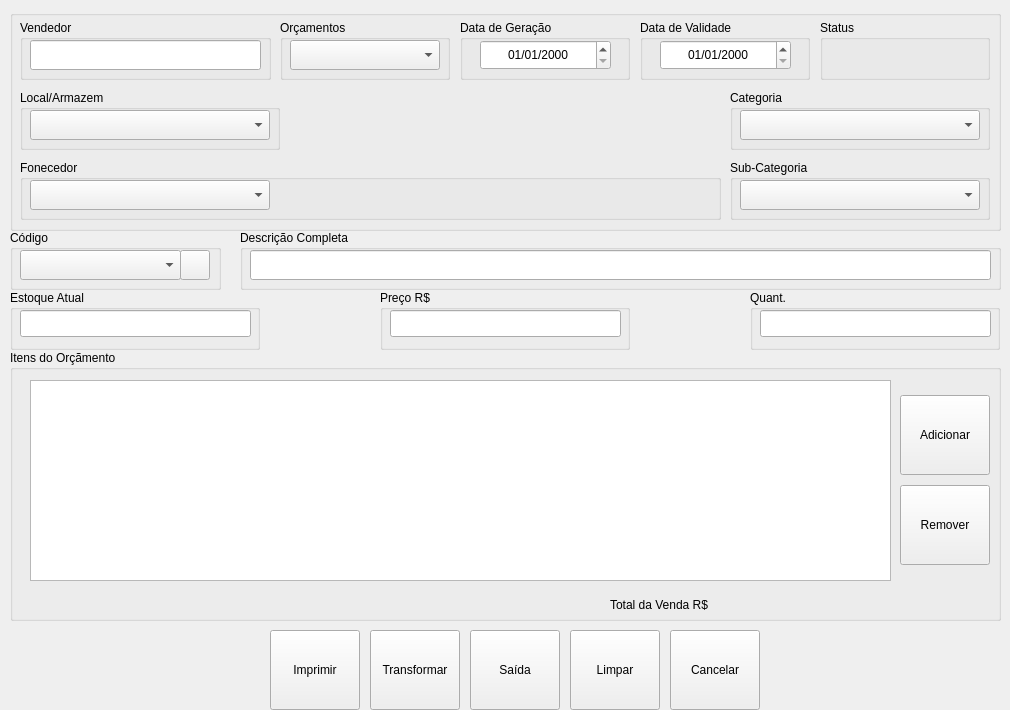
<?xml version="1.0" encoding="UTF-8"?>
<ui version="4.0">
 <class>MngFormQuote</class>
 <widget class="QDialog" name="MngFormQuote">
  <property name="geometry">
   <rect>
    <x>0</x>
    <y>0</y>
    <width>1010</width>
    <height>710</height>
   </rect>
  </property>
  <property name="windowTitle">
   <string>MngFormQuote</string>
  </property>
  <widget class="QToolButton" name="TButtonPrint">
   <property name="geometry">
    <rect>
     <x>270</x>
     <y>630</y>
     <width>90</width>
     <height>80</height>
    </rect>
   </property>
   <property name="toolTip">
    <string>Finalizar e Imprimir a Reserva de Vendas...</string>
   </property>
   <property name="text">
    <string>Imprimir</string>
   </property>
   <property name="icon">
    <iconset resource="../images.qrc">
     <normaloff>:/images/PNG/128x128/print.png</normaloff>:/images/PNG/128x128/print.png</iconset>
   </property>
   <property name="iconSize">
    <size>
     <width>48</width>
     <height>48</height>
    </size>
   </property>
   <property name="toolButtonStyle">
    <enum>Qt::ToolButtonTextUnderIcon</enum>
   </property>
  </widget>
  <widget class="QToolButton" name="TButtonCleanForm">
   <property name="geometry">
    <rect>
     <x>570</x>
     <y>630</y>
     <width>90</width>
     <height>80</height>
    </rect>
   </property>
   <property name="toolTip">
    <string>Limpa o Formulário para Preencher Novamente...</string>
   </property>
   <property name="text">
    <string>Limpar</string>
   </property>
   <property name="icon">
    <iconset resource="../images.qrc">
     <normaloff>:/images/PNG/48x48/Rebuild-48x48.png</normaloff>:/images/PNG/48x48/Rebuild-48x48.png</iconset>
   </property>
   <property name="iconSize">
    <size>
     <width>48</width>
     <height>48</height>
    </size>
   </property>
   <property name="toolButtonStyle">
    <enum>Qt::ToolButtonTextUnderIcon</enum>
   </property>
  </widget>
  <widget class="QGroupBox" name="GBoxProductQuantity">
   <property name="geometry">
    <rect>
     <x>750</x>
     <y>290</y>
     <width>250</width>
     <height>60</height>
    </rect>
   </property>
   <property name="title">
    <string>Quant.</string>
   </property>
   <widget class="QLineEdit" name="LEditProductQuantity">
    <property name="geometry">
     <rect>
      <x>10</x>
      <y>20</y>
      <width>231</width>
      <height>27</height>
     </rect>
    </property>
    <property name="toolTip">
     <string>Informar a Quantidade para Venda...</string>
    </property>
    <property name="alignment">
     <set>Qt::AlignCenter</set>
    </property>
   </widget>
  </widget>
  <widget class="QGroupBox" name="GBoxLocalFilter">
   <property name="geometry">
    <rect>
     <x>10</x>
     <y>10</y>
     <width>991</width>
     <height>221</height>
    </rect>
   </property>
   <property name="title">
    <string/>
   </property>
   <widget class="QGroupBox" name="GBoxLocalSite">
    <property name="geometry">
     <rect>
      <x>10</x>
      <y>80</y>
      <width>260</width>
      <height>60</height>
     </rect>
    </property>
    <property name="title">
     <string>Local/Armazem</string>
    </property>
    <widget class="QComboBox" name="CBoxLocalSite">
     <property name="geometry">
      <rect>
       <x>10</x>
       <y>20</y>
       <width>240</width>
       <height>30</height>
      </rect>
     </property>
     <property name="toolTip">
      <string>Selecionar o Local/Deposito de Armazenamento do Produto...</string>
     </property>
    </widget>
   </widget>
   <widget class="QGroupBox" name="GBoxSupplier">
    <property name="geometry">
     <rect>
      <x>10</x>
      <y>150</y>
      <width>701</width>
      <height>60</height>
     </rect>
    </property>
    <property name="title">
     <string>Fonecedor</string>
    </property>
    <widget class="QComboBox" name="CBoxSupplier">
     <property name="geometry">
      <rect>
       <x>10</x>
       <y>20</y>
       <width>240</width>
       <height>30</height>
      </rect>
     </property>
     <property name="toolTip">
      <string>Selecionar o Fornecedor do Produto...</string>
     </property>
    </widget>
   </widget>
   <widget class="QGroupBox" name="GBoxProductCategory">
    <property name="geometry">
     <rect>
      <x>720</x>
      <y>80</y>
      <width>260</width>
      <height>60</height>
     </rect>
    </property>
    <property name="title">
     <string>Categoria</string>
    </property>
    <widget class="QComboBox" name="CBoxProductCategory">
     <property name="geometry">
      <rect>
       <x>10</x>
       <y>20</y>
       <width>240</width>
       <height>30</height>
      </rect>
     </property>
     <property name="toolTip">
      <string>Selecionar a Categoria do Produto...</string>
     </property>
    </widget>
   </widget>
   <widget class="QGroupBox" name="GBoxProductSubCategory">
    <property name="geometry">
     <rect>
      <x>720</x>
      <y>150</y>
      <width>260</width>
      <height>60</height>
     </rect>
    </property>
    <property name="title">
     <string>Sub-Categoria</string>
    </property>
    <widget class="QComboBox" name="CBoxProductSubCategory">
     <property name="geometry">
      <rect>
       <x>10</x>
       <y>20</y>
       <width>240</width>
       <height>30</height>
      </rect>
     </property>
     <property name="toolTip">
      <string>Selecionar a Sub-Categoria do Produto...</string>
     </property>
    </widget>
   </widget>
   <widget class="QGroupBox" name="GBoxUser">
    <property name="geometry">
     <rect>
      <x>10</x>
      <y>10</y>
      <width>251</width>
      <height>60</height>
     </rect>
    </property>
    <property name="title">
     <string>Vendedor</string>
    </property>
    <widget class="QLineEdit" name="LEditUserSale">
     <property name="geometry">
      <rect>
       <x>10</x>
       <y>20</y>
       <width>231</width>
       <height>30</height>
      </rect>
     </property>
     <property name="toolTip">
      <string>Usuário de Vendas...</string>
     </property>
     <property name="alignment">
      <set>Qt::AlignCenter</set>
     </property>
    </widget>
   </widget>
   <widget class="QGroupBox" name="GBoxQuotes">
    <property name="geometry">
     <rect>
      <x>270</x>
      <y>10</y>
      <width>170</width>
      <height>60</height>
     </rect>
    </property>
    <property name="title">
     <string>Orçamentos</string>
    </property>
    <widget class="QComboBox" name="CBoxQuotes">
     <property name="geometry">
      <rect>
       <x>10</x>
       <y>20</y>
       <width>150</width>
       <height>30</height>
      </rect>
     </property>
     <property name="toolTip">
      <string>Orçamentos Diários do Vendedor...</string>
     </property>
    </widget>
   </widget>
   <widget class="QGroupBox" name="GBoxGenerationDate">
    <property name="geometry">
     <rect>
      <x>450</x>
      <y>10</y>
      <width>170</width>
      <height>60</height>
     </rect>
    </property>
    <property name="title">
     <string>Data de Geração</string>
    </property>
    <widget class="QDateEdit" name="DEditGenerationDate">
     <property name="geometry">
      <rect>
       <x>20</x>
       <y>20</y>
       <width>131</width>
       <height>30</height>
      </rect>
     </property>
     <property name="toolTip">
      <string>Data em que foi Gerado o Orçãmento Atual....</string>
     </property>
     <property name="alignment">
      <set>Qt::AlignCenter</set>
     </property>
     <property name="displayFormat">
      <string>dd/MM/yyyy</string>
     </property>
    </widget>
   </widget>
   <widget class="QGroupBox" name="GBoxStatusReservation">
    <property name="geometry">
     <rect>
      <x>810</x>
      <y>10</y>
      <width>170</width>
      <height>60</height>
     </rect>
    </property>
    <property name="toolTip">
     <string>Status da Reserva Atual Selecionada...</string>
    </property>
    <property name="title">
     <string>Status</string>
    </property>
    <widget class="QLabel" name="LabelStatusReservation">
     <property name="geometry">
      <rect>
       <x>10</x>
       <y>20</y>
       <width>130</width>
       <height>30</height>
      </rect>
     </property>
     <property name="text">
      <string/>
     </property>
     <property name="alignment">
      <set>Qt::AlignCenter</set>
     </property>
    </widget>
   </widget>
   <widget class="QGroupBox" name="GBoxExpirationDate">
    <property name="geometry">
     <rect>
      <x>630</x>
      <y>10</y>
      <width>170</width>
      <height>60</height>
     </rect>
    </property>
    <property name="title">
     <string>Data de Validade</string>
    </property>
    <widget class="QDateEdit" name="DEditExpirationDate">
     <property name="geometry">
      <rect>
       <x>20</x>
       <y>20</y>
       <width>131</width>
       <height>30</height>
      </rect>
     </property>
     <property name="toolTip">
      <string>Data de Validade do Orçamento....</string>
     </property>
     <property name="alignment">
      <set>Qt::AlignCenter</set>
     </property>
     <property name="displayFormat">
      <string>dd/MM/yyyy</string>
     </property>
    </widget>
   </widget>
  </widget>
  <widget class="QGroupBox" name="GBoxProductPrice">
   <property name="geometry">
    <rect>
     <x>380</x>
     <y>290</y>
     <width>250</width>
     <height>60</height>
    </rect>
   </property>
   <property name="title">
    <string>Preço R$</string>
   </property>
   <widget class="QLineEdit" name="LEditProductPrice">
    <property name="geometry">
     <rect>
      <x>10</x>
      <y>20</y>
      <width>231</width>
      <height>27</height>
     </rect>
    </property>
    <property name="toolTip">
     <string>Exibe o Preço Atual de Venda do Produto...</string>
    </property>
    <property name="alignment">
     <set>Qt::AlignCenter</set>
    </property>
   </widget>
  </widget>
  <widget class="QToolButton" name="TButtonExit">
   <property name="geometry">
    <rect>
     <x>470</x>
     <y>630</y>
     <width>90</width>
     <height>80</height>
    </rect>
   </property>
   <property name="toolTip">
    <string>Fecha a Janela Após Alterações...</string>
   </property>
   <property name="text">
    <string>Saída</string>
   </property>
   <property name="icon">
    <iconset resource="../images.qrc">
     <normaloff>:/images/PNG/48x48/Exithome-48x48.png</normaloff>:/images/PNG/48x48/Exithome-48x48.png</iconset>
   </property>
   <property name="iconSize">
    <size>
     <width>48</width>
     <height>48</height>
    </size>
   </property>
   <property name="toolButtonStyle">
    <enum>Qt::ToolButtonTextUnderIcon</enum>
   </property>
  </widget>
  <widget class="QGroupBox" name="GBoxActualStock">
   <property name="geometry">
    <rect>
     <x>10</x>
     <y>290</y>
     <width>250</width>
     <height>60</height>
    </rect>
   </property>
   <property name="title">
    <string>Estoque Atual</string>
   </property>
   <widget class="QLineEdit" name="LEditActualStock">
    <property name="geometry">
     <rect>
      <x>10</x>
      <y>20</y>
      <width>231</width>
      <height>27</height>
     </rect>
    </property>
    <property name="toolTip">
     <string>Exibe o Estoque Atual do Produto...</string>
    </property>
    <property name="alignment">
     <set>Qt::AlignCenter</set>
    </property>
    <property name="readOnly">
     <bool>true</bool>
    </property>
   </widget>
  </widget>
  <widget class="QToolButton" name="TButtonCancelSale">
   <property name="geometry">
    <rect>
     <x>670</x>
     <y>630</y>
     <width>90</width>
     <height>80</height>
    </rect>
   </property>
   <property name="toolTip">
    <string>Cancela uma Reserva de Vendas, Liberando Produtos para Venda...</string>
   </property>
   <property name="text">
    <string>Cancelar</string>
   </property>
   <property name="icon">
    <iconset resource="../images.qrc">
     <normaloff>:/images/PNG/48x48/Nuvola_actions_cancel-48x48.png</normaloff>:/images/PNG/48x48/Nuvola_actions_cancel-48x48.png</iconset>
   </property>
   <property name="iconSize">
    <size>
     <width>48</width>
     <height>48</height>
    </size>
   </property>
   <property name="toolButtonStyle">
    <enum>Qt::ToolButtonTextUnderIcon</enum>
   </property>
  </widget>
  <widget class="QGroupBox" name="GBoxProductCode">
   <property name="geometry">
    <rect>
     <x>10</x>
     <y>230</y>
     <width>211</width>
     <height>60</height>
    </rect>
   </property>
   <property name="title">
    <string>Código</string>
   </property>
   <widget class="QComboBox" name="CBoxProductCode">
    <property name="geometry">
     <rect>
      <x>10</x>
      <y>20</y>
      <width>161</width>
      <height>30</height>
     </rect>
    </property>
    <property name="toolTip">
     <string>Selecionar ou Digitar o Código do Produto...</string>
    </property>
   </widget>
   <widget class="QToolButton" name="TButtonProductSearch">
    <property name="geometry">
     <rect>
      <x>170</x>
      <y>20</y>
      <width>30</width>
      <height>30</height>
     </rect>
    </property>
    <property name="toolTip">
     <string>Clicar para Pesquisar o Produto pelo Código Informado...</string>
    </property>
    <property name="text">
     <string/>
    </property>
    <property name="icon">
     <iconset resource="../images.qrc">
      <normaloff>:/images/PNG/24x24/Search.png</normaloff>:/images/PNG/24x24/Search.png</iconset>
    </property>
   </widget>
  </widget>
  <widget class="QGroupBox" name="GBoxTableSales">
   <property name="geometry">
    <rect>
     <x>10</x>
     <y>350</y>
     <width>991</width>
     <height>271</height>
    </rect>
   </property>
   <property name="title">
    <string>Itens do Orçãmento</string>
   </property>
   <widget class="QToolButton" name="TButtonProductDelete">
    <property name="geometry">
     <rect>
      <x>890</x>
      <y>135</y>
      <width>90</width>
      <height>80</height>
     </rect>
    </property>
    <property name="toolTip">
     <string>Remover um Item da Lista de Vendas...</string>
    </property>
    <property name="text">
     <string>Remover</string>
    </property>
    <property name="icon">
     <iconset resource="../images.qrc">
      <normaloff>:/images/PNG/128x128/agt_action_fail1-128.png</normaloff>:/images/PNG/128x128/agt_action_fail1-128.png</iconset>
    </property>
    <property name="iconSize">
     <size>
      <width>48</width>
      <height>48</height>
     </size>
    </property>
    <property name="toolButtonStyle">
     <enum>Qt::ToolButtonTextUnderIcon</enum>
    </property>
   </widget>
   <widget class="QTableWidget" name="TWidgetTableSales">
    <property name="geometry">
     <rect>
      <x>20</x>
      <y>30</y>
      <width>861</width>
      <height>201</height>
     </rect>
    </property>
    <property name="toolTip">
     <string>Intens da Venda Atual...</string>
    </property>
   </widget>
   <widget class="QToolButton" name="TButtonProductAdd">
    <property name="geometry">
     <rect>
      <x>890</x>
      <y>45</y>
      <width>90</width>
      <height>80</height>
     </rect>
    </property>
    <property name="toolTip">
     <string>Clicar para Adicionar o  Produto na Lista de Vendas...</string>
    </property>
    <property name="text">
     <string>Adicionar</string>
    </property>
    <property name="icon">
     <iconset resource="../images.qrc">
      <normaloff>:/images/PNG/128x128/agt_action_success-128.png</normaloff>:/images/PNG/128x128/agt_action_success-128.png</iconset>
    </property>
    <property name="iconSize">
     <size>
      <width>48</width>
      <height>48</height>
     </size>
    </property>
    <property name="toolButtonStyle">
     <enum>Qt::ToolButtonTextUnderIcon</enum>
    </property>
   </widget>
   <widget class="QLabel" name="LabelTotalSale">
    <property name="geometry">
     <rect>
      <x>600</x>
      <y>240</y>
      <width>141</width>
      <height>30</height>
     </rect>
    </property>
    <property name="text">
     <string>Total da Venda R$  </string>
    </property>
   </widget>
   <widget class="QLabel" name="LabelResultTotalSale">
    <property name="geometry">
     <rect>
      <x>750</x>
      <y>240</y>
      <width>131</width>
      <height>30</height>
     </rect>
    </property>
    <property name="toolTip">
     <string>Exibe o Total de Geral dos Produtos da Venda...</string>
    </property>
    <property name="text">
     <string/>
    </property>
   </widget>
  </widget>
  <widget class="QGroupBox" name="GBoxFullDescription">
   <property name="geometry">
    <rect>
     <x>240</x>
     <y>230</y>
     <width>761</width>
     <height>60</height>
    </rect>
   </property>
   <property name="title">
    <string>Descrição Completa</string>
   </property>
   <widget class="QLineEdit" name="LEditFullDescription">
    <property name="geometry">
     <rect>
      <x>10</x>
      <y>20</y>
      <width>741</width>
      <height>30</height>
     </rect>
    </property>
    <property name="toolTip">
     <string>Mostra a  Descrição do Produto...</string>
    </property>
    <property name="alignment">
     <set>Qt::AlignCenter</set>
    </property>
   </widget>
  </widget>
  <widget class="QToolButton" name="TButtonTransform">
   <property name="geometry">
    <rect>
     <x>370</x>
     <y>630</y>
     <width>90</width>
     <height>80</height>
    </rect>
   </property>
   <property name="toolTip">
    <string>Transformar em uma Reserva de Vendas...</string>
   </property>
   <property name="text">
    <string>Transformar</string>
   </property>
   <property name="icon">
    <iconset resource="../images.qrc">
     <normaloff>:/images/PNG/128x128/pignon.png</normaloff>:/images/PNG/128x128/pignon.png</iconset>
   </property>
   <property name="iconSize">
    <size>
     <width>48</width>
     <height>48</height>
    </size>
   </property>
   <property name="toolButtonStyle">
    <enum>Qt::ToolButtonTextUnderIcon</enum>
   </property>
  </widget>
 </widget>
 <resources>
  <include location="../images.qrc"/>
 </resources>
 <connections/>
</ui>
